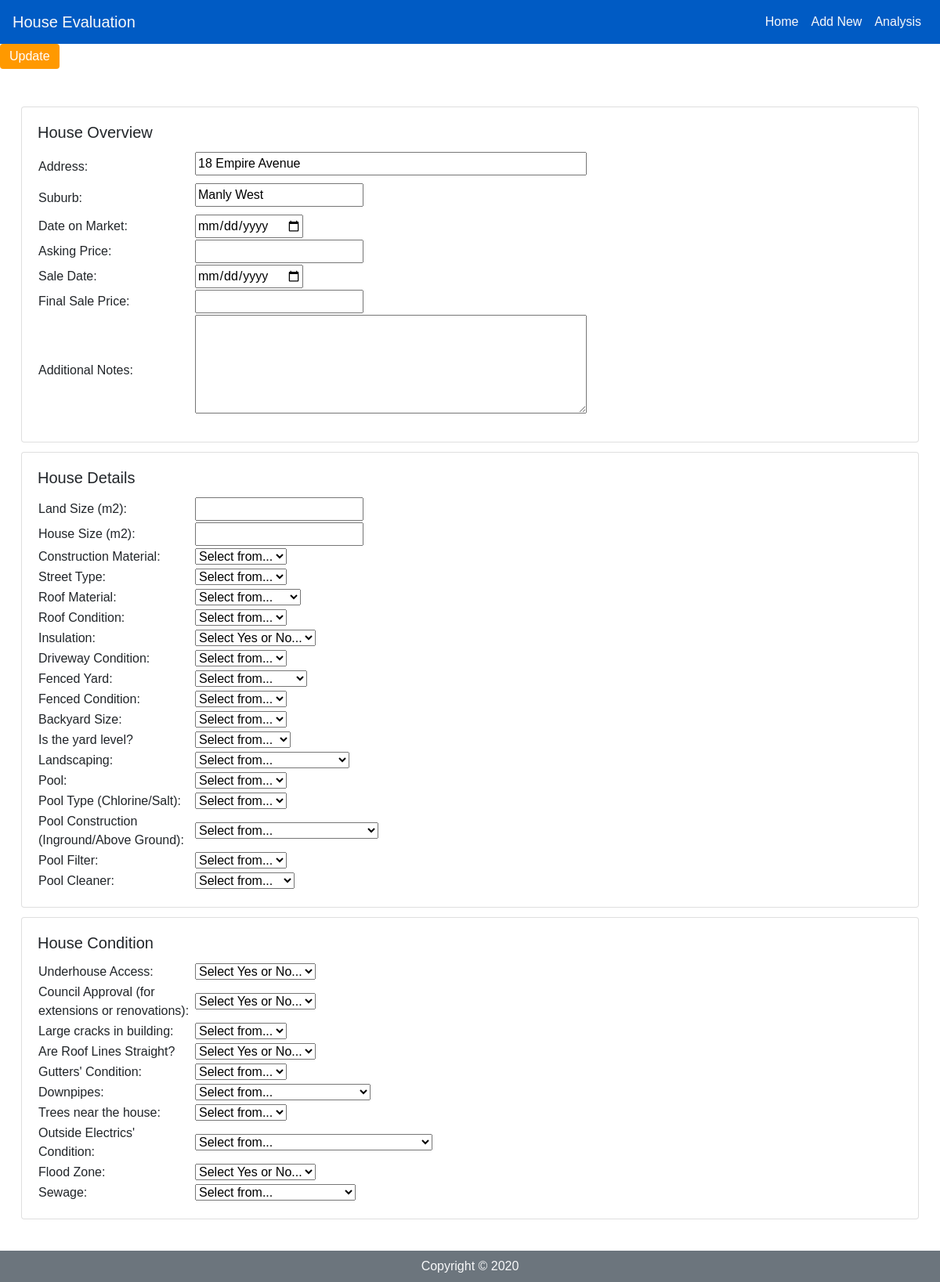
Page /details/1/ on the committed database.
### house/models.py (models this page shows, shortened)
class House(db.Model):
    __tablename__='houses'
    id = db.Column(db.Integer, primary_key=True)
    address = db.Column(db.String(500), unique=True)
    suburb = db.Column(db.String(64),nullable=False)
    price_ask = db.Column(db.Float, nullable=True)
    price_sale = db.Column(db.Float, nullable=True)
    date_market = db.Column(db.DateTime, nullable=True)
    date_sale = db.Column(db.DateTime, nullable=True)
    construction_mat = db.Column(db.Integer, nullable=True)
    land_size = db.Column(db.Integer, nullable=True)
    house_size = db.Column(db.Integer, nullable=True)
    street_type = db.Column(db.Integer, nullable=True)
    roof_mat = db.Column(db.Integer, nullable=True)
    roof_cond = db.Column(db.Integer, nullable=True)
    insulation = db.Column(db.Boolean, nullable=True)
    driveway_cond = db.Column(db.Integer, nullable=True)
    fenced = db.Column(db.Integer, nullable=True)
    fence_cond = db.Column(db.Integer, nullable=True)
    backyard_size = db.Column(db.Integer, nullable=True)
    yard_level = db.Column(db.Integer, nullable=True)
    landcaping_cond = db.Column(db.Integer, nullable=True)
    pool = db.Column(db.Integer, nullable=True)
    pool_type = db.Column(db.Integer, nullable=True)
    pool_construction = db.Column(db.Integer, nullable=True)
    pool_filter = db.Column(db.Integer, nullable=True)
    pool_cleaner = db.Column(db.Integer, nullable=True)
    underhouse_access = db.Column(db.Boolean, nullable=True)
    council_approval = db.Column(db.Boolean, nullable=True)
    cracks = db.Column(db.Integer, nullable=True)
    roof_lines = db.Column(db.Boolean, nullable=True)
    gutters_cond = db.Column(db.Integer, nullable=True)
    downpipes = db.Column(db.Integer, nullable=True)
    trees = db.Column(db.Integer, nullable=True)
    outside_elec_cond = db.Column(db.Integer, nullable=True)
    flood_zone = db.Column(db.Boolean, nullable=True)
    sewage = db.Column(db.Integer, nullable=True)
    notes = db.Column(db.String(500), nullable=True)

### house/views.py (the view, shortened to what this page needs)
@bp.route('/details/<int:houseId>/', methods=['POST','GET'])
def details(houseId):
    address = request.values.get('address')
    suburb = request.values.get('suburb')
    house = None
    if address and suburb:
        house = House(address = address, suburb=suburb)
        try:
            db.session.add(house)
            db.session.commit()
            houseId = house.id
        except:
            print('failed at creating a new house')
            house = None
    elif houseId:
        house = House.query.get(houseId)
    rooms = []
    roomOverviews = Room.query.filter(Room.house_id == houseId).all()
    return render_template('details.html', house=house, rooms=rooms)

### house/templates/details.html (shortened to what this page needs)
{% extends 'base.html' %}
{% block head %}
<input id="new-entry" class="btn button-color pt-1 pb-1" type="submit" value="Update">
{% endblock %}
{% block main %}
<div class="container-fluid" style="margin-top:36px;">
    <article class="card">
        <div class="card-body">
            <h5 class="card-title">House Overview</h5>
            <table width=100%>
                <tr><td width="200px">Address: </td><td><input class="mb-2" style="width:100%; max-width:500px;" type="text" id="address" name="address" value="{{house.address}}"></td></tr>
                <tr><td>Suburb: </td><td><input class="mb-2" type="text" id="suburb" name="suburb" value="{{house.suburb}}"></td></tr>
                <tr><td>Date on Market: </td><td><input type="date" id="date_market" value="{{house.date_market}}"></td></tr>
                <tr><td>Asking Price: </td><td><input type="number" id="price_ask" value="{{house.price_ask}}"></td></tr>
                <tr><td>Sale Date: </td><td><input type="date" id="date_sale" value="{{house.date_sale}}"></td></tr>
                <tr><td>Final Sale Price: </td><td><input type="number" id="price_sale" value="{{house.price_sale}}"></td></tr>
                <tr><td>Additional Notes: </td><td><textarea class="mb-2" rows=5 style="width:100%; max-width:500px;" type="text" id="notes" name="notes" value="{{house.notes}}"></textarea></td></tr>
            </table>
        </div>
    </article>
    <article class="card">
        <div class="card-body">
            <h5 class="card-title">House Details</h5>
            <table>
                <tr><td width="200px">Land Size (m2): </td><td><input type="number" id="land_size" value="{{house.land_size}}"></td></tr>
                <tr><td>House Size (m2): </td><td><input type="number" id="house_size" value="{{house.house_size}}"></td></tr>
                <tr><td>Construction Material: </td><td><select id="construction_mat" value="{{house.construction_mat}}">
                    <option value=0>Select from...</option>
                </select></td></tr>
                <tr><td>Street Type: </td><td><select id="street_type" value="{{house.street_type}}">
                    <option value=0>Select from...</option>
                </select></td></tr>
                <tr><td>Roof Material: </td><td><select id="roof_mat" value="{{house.roof_mat}}">
                    <option value=0>Select from...</option>
                </select></td></tr>
                <tr><td>Roof Condition: </td><td><select id="roof_cond" value="{{house.roof_cond}}">
                    <option value=0>Select from...</option>
                </select></td></tr>
                <tr><td>Insulation: </td><td><select id="construction_mat" value="{{house.construction_mat}}">
                    <option value=-1>Select Yes or No...</option>
                </select></td></tr>
                <tr><td>Driveway Condition: </td><td><select id="driveway_cond" value="{{house.driveway_cond}}">
                    <option value=0>Select from...</option>
                </select></td></tr>
                <tr><td>Fenced Yard: </td><td><select id="fenced" value="{{house.fenced}}">
                    <option value=0>Select from...</option>
                </select></td></tr>
                <tr><td>Fenced Condition: </td><td><select id="fence_cond" value="{{house.fence_cond}}">
                    <option value=0>Select from...</option>
                </select></td></tr>
                <tr><td>Backyard Size: </td><td><select id="backyard_size" value="{{house.backyard_size}}">
                    <option value=0>Select from...</option>
                </select></td></tr>
                <tr><td>Is the yard level? </td><td><select id="yard_level" value="{{house.yard_level}}">
                    <option value=0>Select from...</option>
                </select></td></tr>
                <tr><td>Landscaping: </td><td><select id="landcaping_cond" value="{{house.landcaping_cond}}">
                    <option value=0>Select from...</option>
                </select></td></tr>
                <tr><td>Pool: </td><td><select id="pool" value="{{house.pool}}">
                    <option value=0>Select from...</option>
                </select></td></tr>
                <tr><td>Pool Type (Chlorine/Salt): </td><td><select id="pool_type" value="{{house.pool_type}}">
                    <option value=0>Select from...</option>
                </select></td></tr>
                <tr><td>Pool Construction (Inground/Above Ground): </td><td><select id="pool_construction" value="{{house.pool_construction}}">
                    <option value=0>Select from...</option>
                </select></td></tr>
                <tr><td>Pool Filter: </td><td><select id="pool_filter" value="{{house.pool_filter}}">
                    <option value=0>Select from...</option>
                </select></td></tr>
                <tr><td>Pool Cleaner: </td><td><select id="pool_cleaner" value="{{house.pool_cleaner}}">
                    <option value=0>Select from...</option>
                </select></td></tr>
            </table>
        </div>
    </article>
    <article class="card">
        <div class="card-body">
            <h5 class="card-title">House Condition</h5>
            <table>
                <tr><td width="200px">Underhouse Access: </td><td><select id="underhouse_access" value="{{house.underhouse_access}}">
                    <option value=-1>Select Yes or No...</option>
                </select></td></tr>
                <tr><td>Council Approval (for extensions or renovations): </td><td><select id="council_approval" value="{{house.council_approval}}">
                    <option value=-1>Select Yes or No...</option>
                </select></td></tr>
                <tr><td>Large cracks in building: </td><td><select id="cracks" value="{{house.cracks}}">
                    <option value=0>Select from...</option>
                </select></td></tr>
                <tr><td>Are Roof Lines Straight? </td><td><select id="roof_lines" value="{{house.roof_lines}}">
                    <option value=-1>Select Yes or No...</option>
                </select></td></tr>
                <tr><td>Gutters' Condition: </td><td><select id="gutters_cond" value="{{house.gutters_cond}}">
                    <option value=0>Select from...</option>
                </select></td></tr>
                <tr><td>Downpipes: </td><td><select id="downpipes" value="{{house.downpipes}}">
                    <option value=0>Select from...</option>
                </select></td></tr>
                <tr><td>Trees near the house: </td><td><select id="trees" value="{{house.trees}}">
                    <option value=0>Select from...</option>
                </select></td></tr>
                <tr><td>Outside Electrics' Condition: </td><td><select id="outside_elec_cond" value="{{house.outside_elec_cond}}">
                    <option value=0>Select from...</option>
                </select></td></tr>
                <tr><td>Flood Zone: </td><td><select id="flood_zone" value="{{house.flood_zone}}">
                    <option value=-1>Select Yes or No...</option>
                </select></td></tr>
                <tr><td>Sewage: </td><td><select id="sewage" value="{{house.sewage}}">
                    <option value=0>Select from...</option>
                </select></td></tr>
            </table>
        </div>
    </article>
</div>
{% endblock %}

### house/templates/base.html (shortened to what this page needs)
<!DOCTYPE html>
<html lang="en" class="h-100">
<head>
    <link
        rel="stylesheet"
        href="https://cdn.jsdelivr.net/npm/bootstrap@4.5.3/dist/css/bootstrap.min.css"
>
    <link rel="stylesheet" href="{{url_for('static', filename='css/mystyle.css')}}">
</head>
<body class="d-flex flex-column h-100">
    <header>
        <nav class="navbar navbar-expand-md navbar-light">
            <a href="{{ url_for('main.index')}}" class="navbar-brand text-light">
                House Evaluation
            </a>
            <div class="collapse navbar-collapse" id="navbarToggler">
                <div class="navbar-nav ml-auto">
                    <a class="nav-item text-light nav-link" href="{{ url_for('main.index')}}">Home</a>
                    <a class="nav-item text-light nav-link" href="{{ url_for('main.index')}}">Add New</a>
                    <a class="nav-item text-light nav-link" href="{{ url_for('main.index')}}">Analysis</a>
                </div>
            </div>
        </nav>
        {% block head %}{% endblock %}
    </header>
    <main id="main-body">
        {% block main %}{% endblock %}
    </main>
    <footer class="footer mt-auto pt-3">
        <div class="text-center py-2 bg-secondary">
            <span class="text-light">Copyright &copy; 2020</span>
        </div>
    </footer>
</body>
</html>

### house/static/css/mystyle.css (style rules this page uses)
html, body { margin: 0; font-family: Arial, Helvetica, sans-serif, Verdana, Geneva, Tahoma, sans-serif; }
#main-body { margin: 12px; max-width: 100%; }
a { color: black; text-decoration: none; }
.navbar { background-color: #005bc4; }
.card { margin-bottom: 12px; }
.button-color { background-color: #ff9900; color:white; border:none; }

### rows in the picture
House: address "18 Empire Avenue", suburb "Manly West", construction_mat "Select from...", street_type "Select from...", roof_mat "Select from...", roof_cond "Select from...", construction_mat "Select Yes or No...", driveway_cond "Select from...", fenced "Select from...", fence_cond "Select from...", backyard_size "Select from...", yard_level "Select from...", landcaping_cond "Select from...", pool "Select from...", pool_type "Select from...", pool_construction "Select from...", pool_filter "Select from...", pool_cleaner "Select from...", underhouse_access "Select Yes or No...", council_approval "Select Yes or No...", cracks "Select from...", roof_lines "Select Yes or No...", gutters_cond "Select from...", downpipes "Select from...", trees "Select from...", outside_elec_cond "Select from...", flood_zone "Select Yes or No...", sewage "Select from..."
